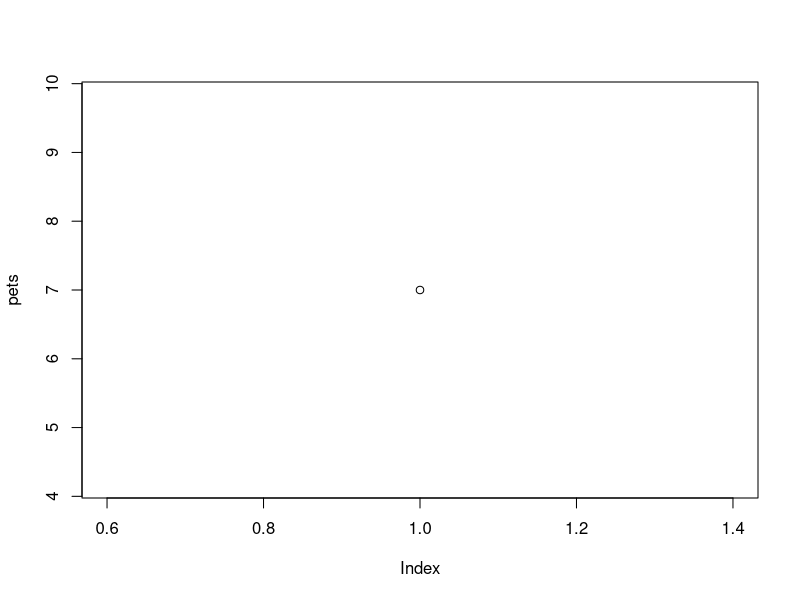

Here is the R script that generated this plot: (Note: this script raises an error after producing the figure.)
# my first R program
1 + 1
2 / 1
4 * 2
# TODO: Make a program

# step 1: get data
cats <- 1 + 1
# step 2: process data
fish <- 5
# step 3: plot something

pets <- 1+1+5
pets.better <- fish+cats


plot(pets)

log(10)
exp(2)
sin(pi)

#
f(x)

demo()
demo(graphics)

save(mydata,otherimportantdata,file="mydata.RData")
